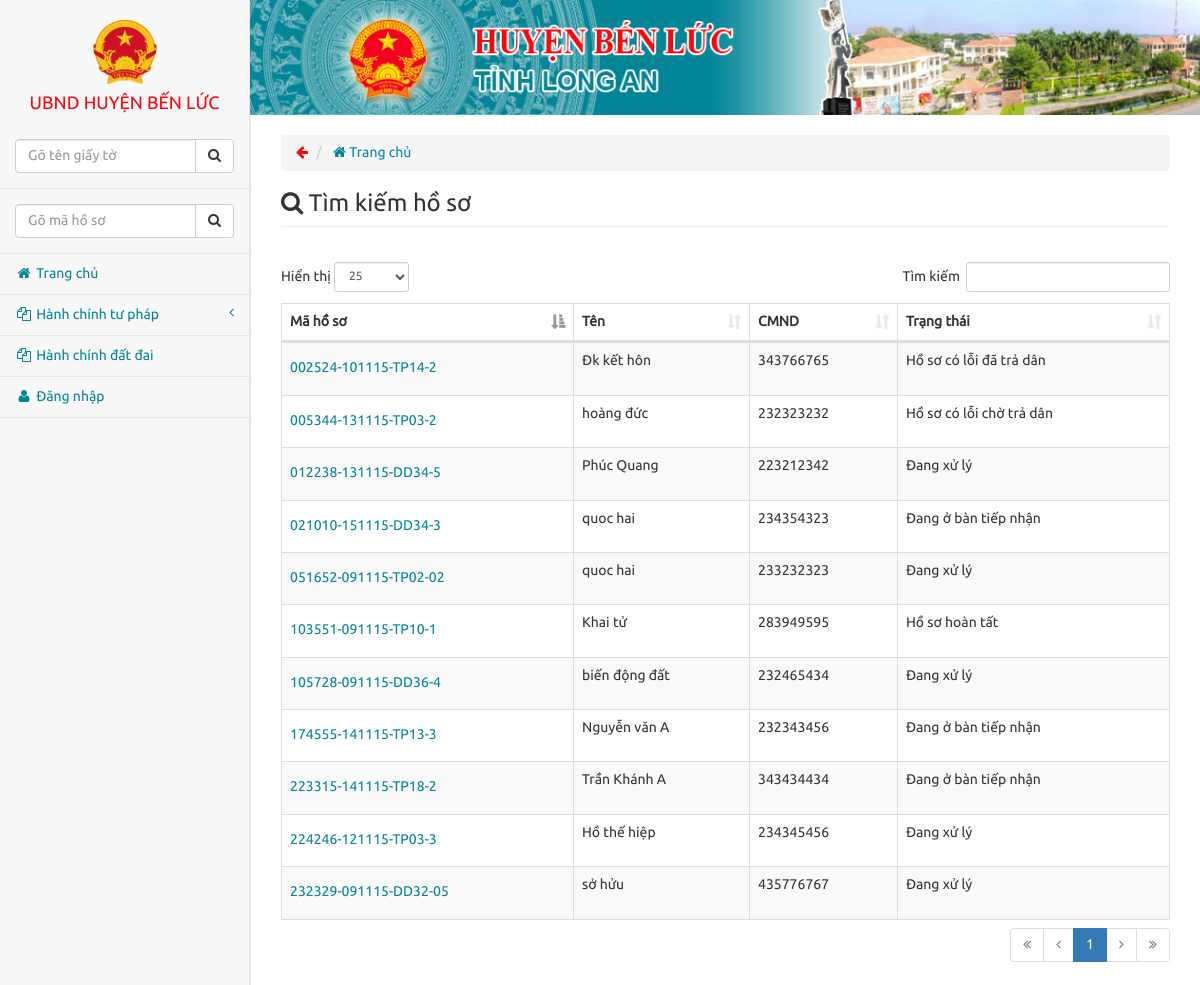
Page /index.php/admin/xem_ho_so on the earlier database version.
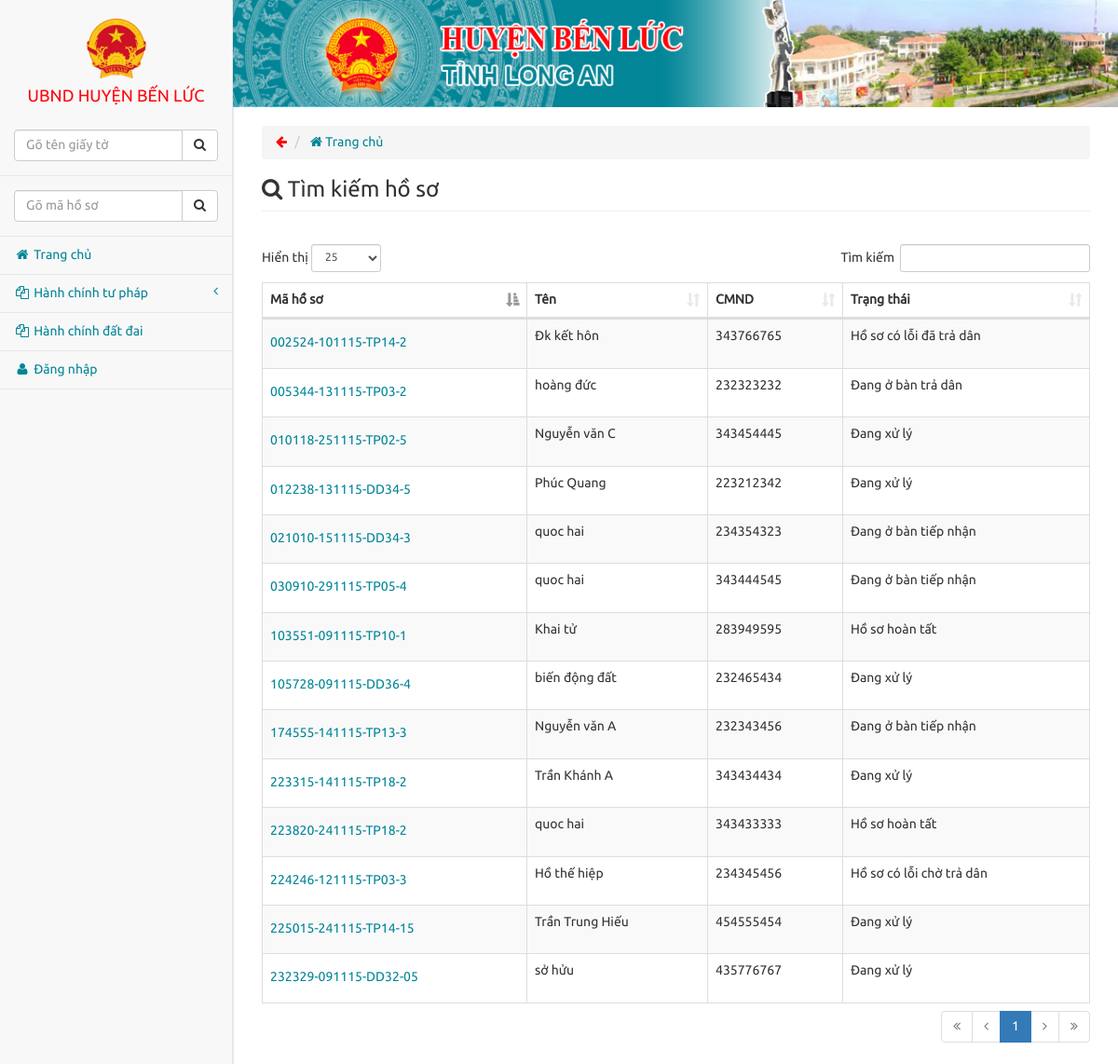
Same page on the later database version.
### tables this page shows
CREATE TABLE IF NOT EXISTS `ho_so` (
  `id` int(11) NOT NULL AUTO_INCREMENT,
  `mshs` varchar(200) NOT NULL,
  `name` varchar(200) NOT NULL,
  `type` int(11) NOT NULL,
  `cmnd` int(11) NOT NULL,
  `status` int(11) NOT NULL,
  `mcb` varchar(200) NOT NULL,
  `ngay_tra` varchar(200) NOT NULL,
  `sdt` varchar(200) NOT NULL,
  `dia_chi` text NOT NULL,
  `tt_giay_to_da_thu` text NOT NULL,
  `note` text NOT NULL,
  `error` text NOT NULL,
  `tien_thu` int(11) NOT NULL,
  PRIMARY KEY (`id`)
);

### application/controllers/admin/Xem_ho_so.php (called while the page is built, shortened)
<?php
class Xem_ho_so extends CI_Controller {
	public function index()
	{
		$this->load->model('ho_so');
		$data['title'] = 'Hồ sơ chi tiết - UBND Huyện Bến Lức';
		$this->load->view('templates/header', $data);
		$this->load->view('templates/aside');
		$this->load->view('templates/nav');
		$query = $this->ho_so->search_ho_so($this->input->post('num_search'),
			100,0);
		if($query){
			$this->load->view('ho_so_view',array(
					'query'=>$query
				));
		}else{
			redirect(base_url('trang_chu'));
		}
		$this->load->view('templates/footer');
	}
}

### index.php (called while the page is built, shortened)
<?php
require_once BASEPATH.'core/CodeIgniter.php';

### application/models/Ho_so.php (called while the page is built, shortened)
<?php
class Ho_so extends CI_Model {
    public function search_ho_so($id, $limit, $offset){
        $query = $this->db->get('ho_so');
        $array=array();
        $low_key=strval ($id);
       $low_key=strtolower($low_key);
      foreach($query->result_array() as $row){
        $low_search=strtolower($row['mshs']);
        $pos = strpos($low_search, $low_key);
        $pos1 = strpos($row['cmnd'], $low_key);
        if (($pos === false)&&($pos1 === false)) {
             } else {
                 $array[] = $row['id'];
            }
        }
        for ($i=0;$i<count($array);$i++){
            $this->db->or_where('id',  $array[$i]);
             }
        $this->db->limit($limit);
        $this->db->offset($offset);
        $q = $this->db->get('ho_so');
        return $q;
    }
}

### application/views/ho_so_view.php (the view, shortened to what this page needs)
<div class="col-lg-12">
    <ol class="breadcrumb">
        <li class="cursor back">
            <i class="fa fa-arrow-left"></i>
        </li>
        <li>
            <a href="<?php echo base_url('trang_chu'); ?>">
                <i class="fa fa-home"></i> Trang chủ
            </a>
        </li>
    </ol>
    <h3 class="page-header marTop"><i class="fa fa-search"></i> Tìm kiếm hồ sơ</h3>
    <div class="panel-body">
        <div class="row">
            <table id="table" class="table table-striped table-bordered">
                <thead>
                <tr>
                    <th>Mã hồ sơ</th>
                    <th>Tên</th>
                    <th>CMND</th>
                    <th>Trạng thái</th>
                </tr>
                </thead>
                <tbody>
            <?php
                foreach ($query->result() as $row){
  if($row->status==0) $arr='Đang ở bàn tiếp nhận';
  if($row->status==2)  $arr='Đang xử lý';
  if($row->status==4)  $arr='Đang ở bàn trả dân';
  if($row->status==5)  $arr='Hồ sơ hoàn tất';
  if($row->status==7)  $arr='Hồ sơ có lỗi chờ trả dân';
  if($row->status==8)  $arr='Hồ sơ có lỗi đã trả dân';
                echo '<tr>
              <td><a href="'.base_url().'admin/xem_ho_so/details/'.$row->id.'">
                <h5 class="truncate">'.$row->mshs.' </h5></a></td>
              <td> '.$row->name.'</td>
              <td>'.$row->cmnd.'</td>
                  <td>'.$arr.'</td>
                  </tr>';
                    }
                    ?>
                </tbody>
            </table>
        </div>
    </div>
</div>

### application/views/templates/header.php (shortened to what this page needs)
<!DOCTYPE html>
<html lang="en">
<head>
    <link href="<?php echo base_url('css/bootstrap.min.css'); ?>" rel="stylesheet">
    <link href="<?php echo base_url('css/jasny-bootstrap.min.css'); ?>" rel="stylesheet">
    <link href="<?php echo base_url('css/metisMenu.min.css'); ?>" rel="stylesheet">
    <link href="<?php echo base_url('css/demo-2.css'); ?>" rel="stylesheet">
    <link href="<?php echo base_url('css/font-awesome.min.css'); ?>" rel="stylesheet" type="text/css">
    <link href="<?php echo base_url('css/amaran.min.css'); ?>" rel="stylesheet">
    <link href="<?php echo base_url('css/dataTables.bootstrap.min.css'); ?>" rel="stylesheet">
    <link href="<?php echo base_url();?>css/jquery-ui.min.css" rel="stylesheet">
    <link href="<?php echo base_url('css/bootstrap-select.min.css'); ?>" rel="stylesheet" type="text/css">
</head>
<body>
<div id="wrapper">

### application/views/templates/aside.php (shortened to what this page needs)
<div class="navmenu navbar-default sidebar navmenu-fixed-left offcanvas-sm">
    <a class="navmenu-brand sidebar-nav visible-md visible-lg center" href="<?php echo base_url('trang_chu'); ?>">
        <img src="<?php echo base_url('img/logo.ico') ;?>" alt="">
        <p class="brand">UBND HUYỆN BẾN LỨC</p>
    </a>
    <ul class="nav navmenu-nav" id="side-menu">
        <li class="sidebar-search">
            <form  role="search" method="post"action="<?php echo base_url();?>phan_muc/8">
            <div class="input-group custom-search-form">
                <input type="text" class="form-control"name ="key_search" placeholder="Gõ tên giấy tờ">
                    <span class="input-group-btn">
                        <button class="btn btn-default" type="button">
                            <i class="fa fa-search"></i>
                        </button>
                    </span>
            </div>
            </form>
        </li>
        <li class="sidebar-search">
            <form role="search" method="post"action="<?php echo base_url();?>admin/xem_ho_so">
            <div class="input-group custom-search-form">
                <input type="text" class="form-control"name ="num_search" placeholder="Gõ mã hồ sơ">
                    <span class="input-group-btn">
                        <button class="btn btn-default" type="button">
                            <i class="fa fa-search"></i>
                        </button>
                    </span>
            </div>
            </form>
        </li>
        <li>
            <a href="<?php echo base_url('trang_chu'); ?>"><i class="fa fa-home fa-fw"></i> Trang chủ</a>
        </li>
        <li>
            <a href="<?php echo base_url('tu_phap'); ?>"><i class="fa fa-files-o fa-fw"></i> Hành chính tư pháp<span class="fa arrow"></span></a>
        </li>
        <li>
            <a href="<?php echo base_url('dat_dai'); ?>"><i class="fa fa-files-o fa-fw"></i> Hành chính đất đai</a>
        </li>
        <?php
        if (!isset($_SESSION['name_user'])){
        echo'
        <li>
            <a href="'. base_url('admin/admin').'"><i class="fa fa-user fa-fw"></i> Đăng nhập</a>
        </li>';}
        ?>
    </ul>
</div>

### application/views/templates/nav.php (shortened to what this page needs)
<div class="banner"></div>
<div id="page-wrapper">
    <div class="row">

### application/views/templates/footer.php (shortened to what this page needs)
</div>
</div>
</div>
</body>
</html>

### css/demo-2.css (style rules this page uses)
body { background-color: #f8f8f8; }
#wrapper { width: 100%; }
#page-wrapper { padding: 0 15px; min-height: 568px; background-color: #fff; }
@media (min-width:768px) { #page-wrapper { position: inherit; padding: 0 30px; border-left: 1px solid #e7e7e7; } }
.sidebar .sidebar-search { padding: 15px; }
.sidebar ul li { border-bottom: 1px solid #e7e7e7; }
.sidebar .arrow { float: right; }
.sidebar .fa.arrow:before { content: "\f104"; }
table.dataTable thead .sorting, table.dataTable thead .sorting_asc, table.dataTable thead .sorting_desc, table.dataTable thead .sorting_asc_disabled, table.dataTable thead .sorting_desc_disabled { background: 0 0; }
table.dataTable thead .sorting_asc:after { content: "\f0de"; float: right; font-family: fontawesome; }
table.dataTable thead .sorting:after { content: "\f0dc"; float: right; font-family: fontawesome; color: rgba(50,50,50,.5); }
.navmenu, .navbar-offcanvas { width: 250px; }
@media (min-width: 992px) { body { padding-left: 250px; } }
.banner { background-image: url("../img/banner.png"); background-repeat: no-repeat; background-size: cover; padding-bottom: 12.1%; }
body { font-family: ubuntu; }
.brand { padding-top: 10px; color: #ff040a; }
.navmenu-brand { padding-bottom: 0px; }
.center { text-align: center; }
.marTop { margin-top: 7px; }
.breadcrumb { margin-top: 20px; }
a { color: #018597; }
p { margin: 0px 0px 0px; }
.cursor { cursor: pointer; color: #ff040a; }
.table { margin-bottom: 0; }
li { list-style-type: none; }

Differences in the rows shown:
removed ho_so: mshs "051652-091115-TP02-02", name "quoc hai", cmnd "233232323", status "Đang xử lý"
changed ho_so "224246-121115-TP03-3": status "Đang xử lý" → "Hồ sơ có lỗi chờ trả dân"
changed ho_so "005344-131115-TP03-2": status "Hồ sơ có lỗi chờ trả dân" → "Đang ở bàn trả dân"
changed ho_so "223315-141115-TP18-2": status "Đang ở bàn tiếp nhận" → "Đang xử lý"
added ho_so: mshs "223820-241115-TP18-2", name "quoc hai", cmnd "343433333", status "Hồ sơ hoàn tất"
added ho_so: mshs "225015-241115-TP14-15", name "Trần Trung Hiếu", cmnd "454555454", status "Đang xử lý"
added ho_so: mshs "010118-251115-TP02-5", name "Nguyễn văn C", cmnd "343454445", status "Đang xử lý"
added ho_so: mshs "030910-291115-TP05-4", name "quoc hai", cmnd "343444545", status "Đang ở bàn tiếp nhận"
